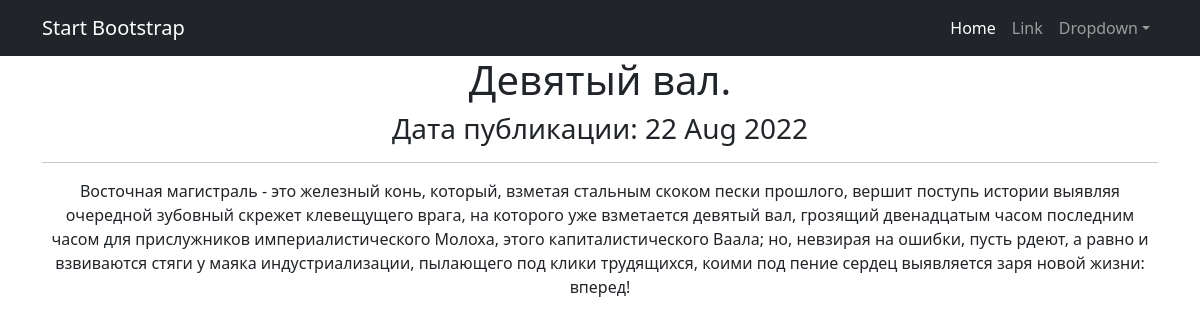
/news/news/2, run on the app's committed database.
### news/models.py (models this page shows, shortened)
class Post(models.Model):                                                                   # Модель 3
    author = models.ForeignKey(Author, on_delete=models.CASCADE)                            # - связь "один ко многим" с моделью Author
    article_or_new = models.CharField(max_length=3, choices=POSITIONS, default=article)     # ART - статья; NEW - новость
    title = models.CharField(max_length=255)                                                # Заголовок статьи или новости
    text_body = models.TextField(default='No text')                                         # Текст статьи или новости
    date_time_post = models.DateTimeField(auto_now_add=True)                                # Дата и время СОЗДАНИЯ записи
    rating_article_or_new = models.FloatField(default=0.0)                                  # Рейтинг статьи или новости
    category = models.ManyToManyField(Category, through='PostCategory')                     # - связь "многие ко многим" с моделью Category (через модель PostCategory)

### news/views.py (the view)
# urls.py: path('news/<int:pk>', NewDetail.as_view(), name='post_detail'),
class NewDetail(DetailView):
    model = Post
    template_name = 'new.html'
    context_object_name = 'new'

### news/templatetags/custom_filters.py (called while the page is built)
@register.filter()
def censor(text, dict_censor=None):
    if dict_censor is None:
        dict_censor = dict1
    if type(text) != str:               # Проверка строкового типа. Вызов исключения при попытке применения не к строке
        raise ValueError
    length = len(text)
    for word in dict_censor:              # Цикл, для перебора слов (ключей) из словаря Цензор
        index = 0
        while index < length:             # Цикл для поиска вхождения текущего слова в строку и определение его индекса
            i = text.find(word, index)
            if i == -1:
                break
            else:
                print(i)
                for j in range(i+1, i + dict_censor[word]):
                    text = text[:j] + "*" + text[j + 1:]
            index = i + 1
    return text

### templates/new.html (shortened to what this page needs)
{% extends 'flatpages/default.html' %}
{% load custom_filters %}
{% block content %}
<h1>{{ new.title | censor }}</h1>
<h3>Дата публикации: {{ new.date_time_post | date:'d M Y' }}</h3>
<hr>
<p>{{ new.text_body | censor }}</p>
{% endblock content %}

### data on the page
Post: title|censor "Девятый вал.", date_time_post "22 Aug 2022", text_body|censor "Восточная магистраль - это железный конь, который, взметая стальным скоком пески прошлого, вершит поступь истории выявляя очередной зубовный скрежет клевещущего врага, на которого уже взметается девятый вал, грозящий двенадцатым часом последним часом для прислужников империалистического Молоха, этого капиталистического Ваала; но, невзирая на ошибки, пусть рдеют, а равно и взвиваются стяги у маяка индустриализации, пылающего под клики трудящихся, коими под пение сердец выявляется заря новой жизни: вперед!"
